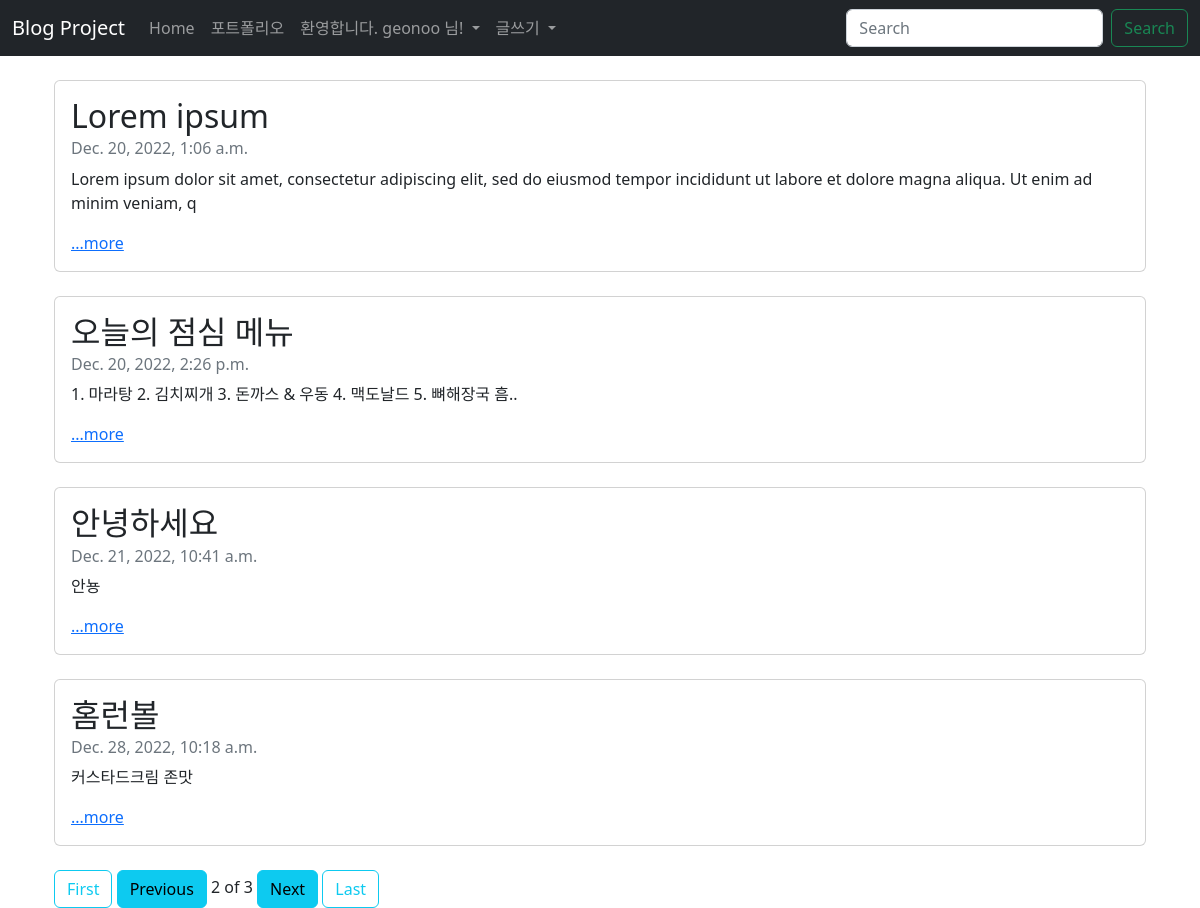
Page /?page=2 (signed in) on the committed database.
### blog/models.py (models this page shows, shortened)
class Blog(models.Model):
    title = models.CharField(max_length=200)
    pub_date = models.DateTimeField('date published')
    body = models.TextField()
    def summary(self):   # 글 내용 요약 함수
        return self.body[:150]

### blog/views.py (the view)
# urls.py: 2. Add a URL to urlpatterns:  path('', views.home, name='home')
def home(request):
    blogs = Blog.objects   # 쿼리셋 # 메소드
    blog_list = Blog.objects.all()
    paginator = Paginator(blog_list, 4)
    page = request.GET.get('page')
    posts = paginator.get_page(page)
    return render(request, 'blog/home.html', {'blogs': blogs, 'posts': posts})

### blog/templates/blog/home.html
{% extends 'base.html' %}
{% block content %}
    <div class="container">
        {% for blog in posts %}
        <div class="card">
            <div class="card-body">
                <h2 class="card-title">{{blog.title}}</h2>
                <h6 class="card-subtitle mb-2 text-muted">{{blog.pub_date}}</h6>
                <p class="card-text">{{blog.summary}}</p>
                <a href="{% url 'detail' blog.id %}" class="card-link">...more</a>
            </div>
        </div>
        <br>
        {% endfor %}
        {%if posts.has_previous%}
        <a class="btn btn-outline-info" href="?page=1">First</a>
        <a class="btn btn-info" href="?page={{posts.previous_page_number}}">Previous</a>
        {%endif%}
        <span>{{posts.number}}</span>
        <span>of</span>
        <span>{{posts.paginator.num_pages}}</span>
        {%if posts.has_next%}
        <a class="btn btn-info" href="?page={{posts.next_page_number}}">Next</a>
        <a class="btn btn-outline-info" href="?page={{posts.paginator.num_pages}}">Last</a>
        {%endif%}
    </div>
{% endblock %}

### secondproject/templates/base.html (shortened to what this page needs)
<!DOCTYPE html>
<html lang="en">
<head>
    <link href="https://cdn.jsdelivr.net/npm/bootstrap@5.2.3/dist/css/bootstrap.min.css" rel="stylesheet">
</head>
<body>
    <nav class="navbar navbar-expand-lg navbar-dark bg-dark">
        <div class="container-fluid">
            <a class="navbar-brand" href="{% url 'home' %}">Blog Project</a>
            <div class="collapse navbar-collapse" id="navbarSupportedContent">
                <ul class="navbar-nav me-auto mb-2 mb-lg-0">
                    <li class="nav-item">
                        <a class="nav-link" aria-current="page" href="{% url 'home' %}">Home</a>
                    </li>
                    <li class="nav-item">
                        <a class="nav-link" href="{% url 'portfolio' %}">포트폴리오</a>
                    </li>
                    {% if user.is_authenticated %}
                    <li class="nav-item dropdown">
                    <a class="nav-link dropdown-toggle" href="#" role="button" data-bs-toggle="dropdown" aria-expanded="false"> 환영합니다. {{ user.username }} 님! </a>
                    </li>
                    <li class="nav-item dropdown">
                        <a class="nav-link dropdown-toggle" href="#" role="button" data-bs-toggle="dropdown" aria-expanded="false">
                        글쓰기
                        </a>
                    </li>
                    {% endif %}
                </ul>
                <form class="d-flex" role="search">
                    <input class="form-control me-2" type="search" placeholder="Search" aria-label="Search">
                    <button class="btn btn-outline-success" type="submit">Search</button>
                </form>
            </div>
        </div>
    </nav>
    <br>
    <div class="container">
        {% block content %}
        {% endblock %}
    </div>
</body>
</html>

### rows in the picture
Blog: title "Lorem ipsum", pub_date "Dec. 20, 2022, 1:06 a.m.", summary "Lorem ipsum dolor sit amet, consectetur adipiscing elit, sed do eiusmod tempor incididunt ut labore et dolore magna aliqua. Ut enim ad minim veniam, q"
Blog: title "오늘의 점심 메뉴", pub_date "Dec. 20, 2022, 2:26 p.m.", summary "1. 마라탕 2. 김치찌개 3. 돈까스 & 우동 4. 맥도날드 5. 뼈해장국 흠.."
Blog: title "안녕하세요", pub_date "Dec. 21, 2022, 10:41 a.m.", summary "안뇽"
Blog: title "홈런볼", pub_date "Dec. 28, 2022, 10:18 a.m.", summary "커스타드크림 존맛"

### other values in the picture
{{ user.username }} "geonoo"
{{ posts.number }} "2"
{{ posts.paginator.num_pages }} "3"
